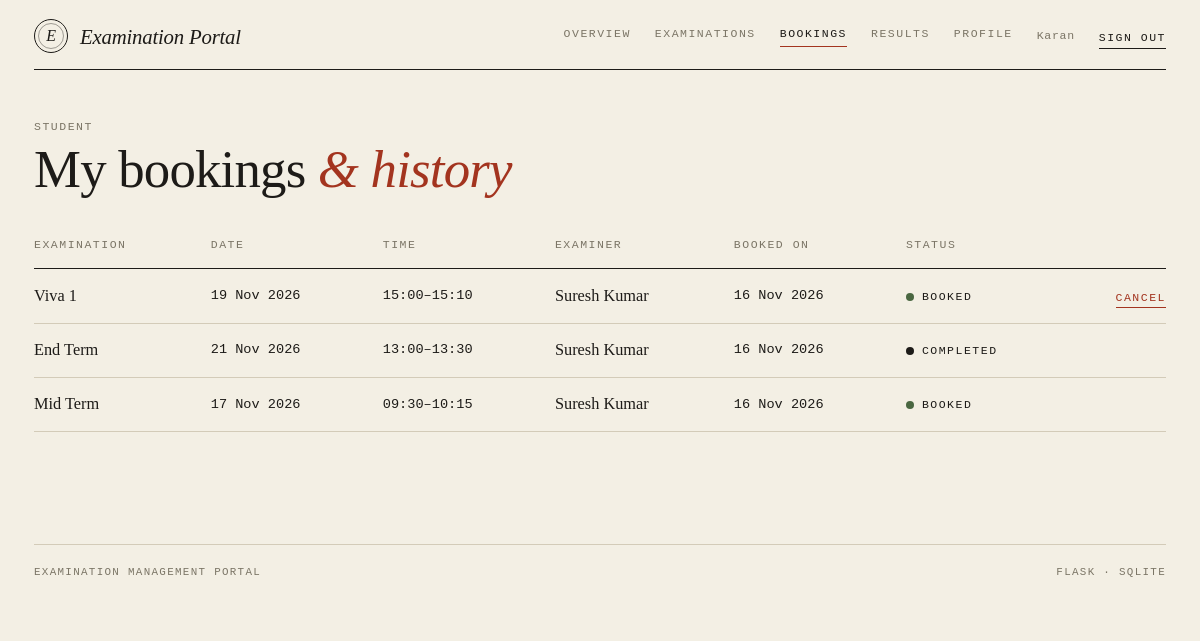
The app's page /student/bookings (signed in) with its own data.
### tables this page shows
CREATE TABLE users (
    id            INTEGER PRIMARY KEY AUTOINCREMENT,
    email         TEXT NOT NULL UNIQUE,
    password_hash TEXT NOT NULL,
    role          TEXT NOT NULL CHECK (role IN ('admin','examiner','student')),
    full_name     TEXT NOT NULL,
    phone         TEXT,
    department    TEXT,
    status        TEXT NOT NULL DEFAULT 'active'
                  CHECK (status IN ('active','pending','inactive')),
    created_on    TEXT NOT NULL DEFAULT (date('now','localtime'))
);

CREATE TABLE bookings (
    id           INTEGER PRIMARY KEY AUTOINCREMENT,
    student_id   INTEGER NOT NULL REFERENCES users(id),
    slot_id      INTEGER NOT NULL REFERENCES slots(id),
    exam_id      INTEGER NOT NULL REFERENCES exams(id),
    booking_date TEXT NOT NULL DEFAULT (datetime('now','localtime')),
    status       TEXT NOT NULL DEFAULT 'Booked'
                 CHECK (status IN ('Booked','Cancelled','Completed'))
);

CREATE TABLE exams (
    id                INTEGER PRIMARY KEY AUTOINCREMENT,
    course_id         INTEGER NOT NULL REFERENCES courses(id),
    name              TEXT NOT NULL,
    type              TEXT NOT NULL
                      CHECK (type IN ('Viva','Practical','Project Demo','Assessment')),
    duration          INTEGER NOT NULL,              -- minutes
    max_marks         INTEGER NOT NULL,
    slot_create_start TEXT NOT NULL,
    slot_create_end   TEXT NOT NULL,
    book_start        TEXT NOT NULL,
    book_end          TEXT NOT NULL,
    status            TEXT NOT NULL DEFAULT 'Draft'
                      CHECK (status IN ('Draft','Slot Creation','Booking Open','Closed','Completed')),
    results_published INTEGER NOT NULL DEFAULT 0
);

CREATE TABLE slots (
    id              INTEGER PRIMARY KEY AUTOINCREMENT,
    exam_id         INTEGER NOT NULL REFERENCES exams(id) ON DELETE CASCADE,
    examiner_id     INTEGER NOT NULL REFERENCES users(id),
    date            TEXT NOT NULL,
    start_time      TEXT NOT NULL,
    end_time        TEXT NOT NULL,
    capacity        INTEGER NOT NULL CHECK (capacity > 0),
    available_seats INTEGER NOT NULL,
    status          TEXT NOT NULL DEFAULT 'Available'
                    CHECK (status IN ('Available','Full','Cancelled','Completed'))
);

### routes/student.py (the view)
@bp.route("/bookings")
def bookings():
    rows = get_db().execute(
        "SELECT b.*, e.name AS exam, e.status AS exam_status, e.book_start, e.book_end, "
        "s.date, s.start_time, s.end_time, u.full_name AS examiner "
        "FROM bookings b JOIN slots s ON s.id=b.slot_id JOIN exams e ON e.id=b.exam_id "
        "JOIN users u ON u.id=s.examiner_id WHERE b.student_id=? ORDER BY b.id DESC",
        (g.user["id"],)).fetchall()
    return render_template("student/bookings.html", rows=rows, booking_open=booking_open)

### db.py (called while the page is built)
def _connect(path):
    con = sqlite3.connect(path, isolation_level=None)  # we manage transactions
    con.row_factory = sqlite3.Row
    con.execute("PRAGMA foreign_keys = ON")
    return con

def get_db():
    if "db" not in g:
        g.db = _connect(current_app.config["DATABASE"])
    return g.db

### logic.py (called while the page is built)
def today():
    return date.today().isoformat()

def csrf_token():
    if "_csrf" not in session:
        session["_csrf"] = secrets.token_hex(16)
    return session["_csrf"]

def csrf_field():
    return Markup('<input type="hidden" name="_csrf" value="%s">' % csrf_token())

### routes/student.py (called while the page is built)
@bp.before_request
def guard():
    if not g.user:
        return redirect(url_for("auth.login"))
    if g.user["role"] != "student":
        abort(403)

### templates/student/bookings.html (shortened to what this page needs)
{% extends 'base.html' %}
{% from 'macros.html' import head, st, post %}
{% block body %}
{{ head('Student', 'My bookings', '& history') }}
{% if rows %}
<div class="table-responsive"><table class="table">
  <thead><tr><th>Examination</th><th>Date</th><th>Time</th><th>Examiner</th><th>Booked on</th><th>Status</th><th></th></tr></thead><tbody>
  {% for b in rows %}
  <tr><td>{{ b.exam }}</td><td class="mono">{{ b.date|dmy }}</td><td class="mono">{{ b.start_time }}–{{ b.end_time }}</td>
      <td>{{ b.examiner }}</td><td class="mono">{{ b.booking_date[:10]|dmy }}</td><td>{{ st(b.status) }}</td>
      <td class="r">{% if b.status == 'Booked' and b.exam_status == 'Booking Open' and today() <= b.book_end %}
        {{ post(url_for('student.cancel', bid=b.id), 'cancel', 'act act-danger', 'Cancel this booking?') }}{% endif %}</td></tr>
  {% endfor %}</tbody></table></div>
{% else %}<div class="empty">You have not booked anything yet. <a href="{{ url_for('student.exams') }}">Browse examinations</a>.</div>{% endif %}
{% endblock %}

### templates/macros.html (shortened to what this page needs)
{% macro st(s) %}<span class="st st-{{ s|slug }}">{{ s }}</span>{% endmacro %}
{% macro head(eyebrow, title, em='', lede='') %}
<div class="page-head">
  <div class="eyebrow">{{ eyebrow }}</div>
  <h1 class="title">{{ title }}{% if em %} <em>{{ em }}</em>{% endif %}</h1>
</div>
{% endmacro %}
{% macro post(url, label, cls='act', confirm='', extra='') %}
<form method="post" action="{{ url }}" class="d-inline"
      {% if confirm %}onsubmit="return confirm('{{ confirm }}')"{% endif %}>{{ csrf_field() }}{{ extra|safe }}
  <button class="{{ cls }}">{{ label }}</button></form>
{% endmacro %}

### templates/nav.html
{% set links = {
  'admin': [('admin.dashboard','Overview'),('admin.courses','Courses'),('admin.exams','Examinations'),
            ('admin.examiners','Examiners'),('admin.students','Students'),('admin.slots','Slots'),
            ('admin.bookings','Bookings')],
  'examiner': [('examiner.dashboard','Overview')],
  'student': [('student.dashboard','Overview'),('student.exams','Examinations'),
              ('student.bookings','Bookings'),('student.results','Results'),('student.profile','Profile')]
} %}
<header class="site-nav">
  <a class="brand" href="{{ url_for('auth.index') }}"><span class="seal">E</span>Examination Portal</a>
  <nav class="nav-links">
    {% if g.user and not (g.user.role == 'examiner' and g.user.status != 'active') %}
      {% for ep, label in links[g.user.role] %}
        {% set u = url_for(ep) %}
        <a href="{{ u }}" class="{{ 'on' if ((request.path == u) if loop.first else request.path.startswith(u)) }}">{{ label }}</a>
      {% endfor %}
    {% endif %}
    {% if g.user %}
      <span class="who">{{ g.user.full_name }}</span>
      <form method="post" action="{{ url_for('auth.logout') }}" class="d-inline">{{ csrf_field() }}
        <button class="act">Sign out</button></form>
    {% endif %}
  </nav>
</header>

### static/css/style.css (style rules this page uses)
:root { --paper: #f3efe4; --paper-2: #e9e3d1; --ink: #1d1b18; --muted: #7b7566; --rule: #d3cbb8; --accent: #a3341f; --ok: #4a6741; --warn: #a67c1f; --serif: "Iowan Old Style", "Palatino Linotype", Palatino, "Book Antiqua", Georgia, serif; --mono: ui-monospace, "SF Mono", "Cascadia Mono", Menlo, Consolas, monospace; }
html, body { background: var(--paper); }
body { color: var(--ink); font-family: var(--serif); font-size: 1.02rem; line-height: 1.6; -webkit-font-smoothing: antialiased; }
a { color: var(--ink); text-decoration-color: var(--accent); text-underline-offset: 3px; }
h1, h2, h3 { font-weight: 400; letter-spacing: -0.015em; }
.mono { font-family: var(--mono); font-size: .85rem; }
.site-nav { display: flex; flex-wrap: wrap; gap: .8rem 2rem; align-items: center; justify-content: space-between; padding: 1.2rem 0 1rem; border-bottom: 1px solid var(--ink); }
.brand { display: flex; align-items: center; gap: .75rem; text-decoration: none; font-style: italic; font-size: 1.3rem; letter-spacing: -.01em; }
.seal { width: 34px; height: 34px; border: 1px solid var(--ink); border-radius: 50%; display: grid; place-items: center; position: relative; font-size: 1rem; }
.seal::after { content: ""; position: absolute; inset: 3px; border: 1px solid var(--ink); border-radius: 50%; opacity: .4; }
.nav-links { display: flex; flex-wrap: wrap; gap: .4rem 1.5rem; align-items: center; }
.nav-links a, .act, .eyebrow, .btn, th, .st, .form-label { font-family: var(--mono); font-size: .72rem; letter-spacing: .13em; text-transform: uppercase; }
.nav-links a { color: var(--muted); text-decoration: none; padding-bottom: 3px; border-bottom: 1px solid transparent; }
.nav-links a:hover, .nav-links a.on { color: var(--ink); }
.nav-links a.on { border-bottom-color: var(--accent); }
.who { font-family: var(--mono); font-size: .72rem; color: var(--muted); letter-spacing: .06em; }
.eyebrow { color: var(--muted); }
.page-head { margin: 3rem 0 1.6rem; }
.title { font-size: clamp(2.1rem, 4.4vw, 3.4rem); line-height: 1.04; margin: .35rem 0 0; }
.title em, h2 em { color: var(--accent); }
.table { --bs-table-bg: transparent; --bs-table-color: var(--ink); --bs-table-hover-bg: rgba(29, 27, 24, .035); --bs-table-hover-color: var(--ink); margin: 0; border-color: var(--rule); }
.table > :not(caption) > * > * { background: transparent; box-shadow: none; padding: .85rem .8rem .85rem 0; border-bottom: 1px solid var(--rule); vertical-align: middle; }
.table thead th { color: var(--muted); font-weight: 400; border-bottom: 1px solid var(--ink); white-space: nowrap; }
.table td.r, .table th.r { text-align: right; padding-right: 0; }
.table td.mono { white-space: nowrap; }
.st { display: inline-flex; align-items: center; gap: .5rem; white-space: nowrap; }
.st::before { content: ""; width: .5rem; height: .5rem; border-radius: 50%; background: var(--muted); }
.st-available::before, .st-active::before, .st-booked::before, .st-booking-open::before { background: var(--ok); }
.st-completed::before { background: var(--ink); }
.act { color: var(--ink); text-decoration: none; border: 0; background: none; padding: 0; border-bottom: 1px solid var(--ink); margin-right: 1rem; cursor: pointer; }
.act-danger { color: var(--accent); border-color: var(--accent); }
.act:last-child { margin-right: 0; }

### records on screen
users: user.full_name "Karan", role "STUDENT"
bookings: exam "Viva 1", date|dmy "19 Nov 2026", start_time "15:00", end_time "15:10", examiner "Suresh Kumar", booking_date "16 Nov 2026", status "BOOKED", label "CANCEL"
bookings: exam "End Term", date|dmy "21 Nov 2026", start_time "13:00", end_time "13:30", examiner "Suresh Kumar", booking_date "16 Nov 2026", status "COMPLETED"
bookings: exam "Mid Term", date|dmy "17 Nov 2026", start_time "09:30", end_time "10:15", examiner "Suresh Kumar", booking_date "16 Nov 2026", status "BOOKED"

### other values on screen
{{ label }} "OVERVIEW" "EXAMINATIONS" "BOOKINGS" "RESULTS" "PROFILE"
{{ title }} "My bookings"
{{ em }} "& history"
